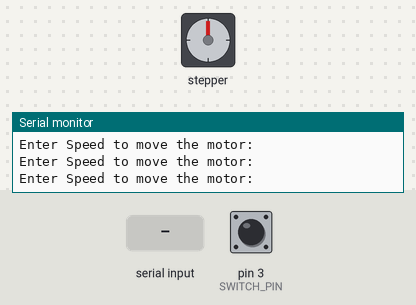
This sketch was run on a simulated Arduino Uno, built with avr-gcc and run on an emulated ATmega328P. On the bench: stepper motor, the last lines printed to the serial monitor. Wiring (inferred from the names in the program): stepper motor (200 steps per turn assumed): coils pin 10, pin 11, pin 12, pin 13. The test bench sets the inputs (shaded band); at power-on: pin 3 (SWITCH_PIN) HIGH.

Above: at 1.2 s.
1.3 s: "1\n" received over Serial
At 3.59 s:
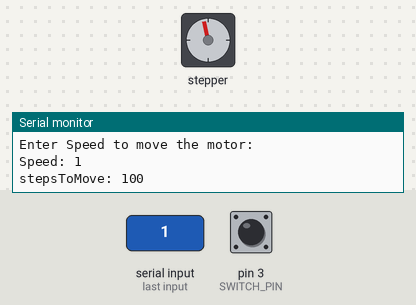
4.3 s: pin 3 (SWITCH_PIN) pulled LOW for 0.15 s
At 6.29 s:
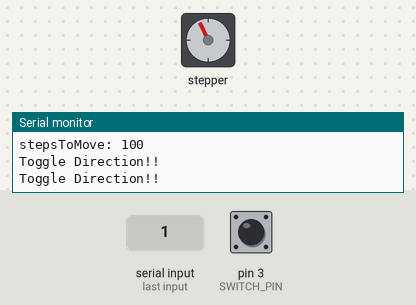
7.4 s: pin 3 (SWITCH_PIN) pulled LOW for 1 s
At 10.79 s:
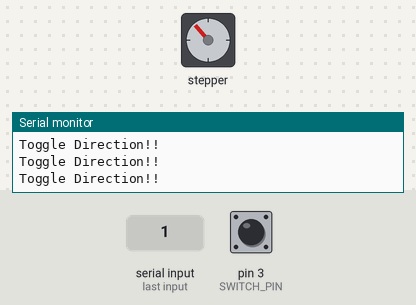
11.4 s: pin 3 (SWITCH_PIN) pulled LOW for 3.2 s
Timing chart, 0 to 22.3 s (numbered marks = the images above; inputs shaded):
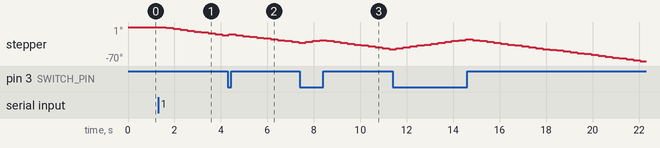

The sketch:

main.ino
```cpp
/**
 * @author Mostafa Wael
 * @brief
 * Controlling a uniploar stepper motor with 200 steps per revolution (SPR).
 * get Speed form the serial monitor.
 * get Direction from the switch.
 * get Steps from the potentiometer.
 * @details
 * In the code I'm not using the stepper library as it causes unnecessary overhead.
 * Instead, I'm dealing with the motor directly.
 */
//*********************************************
// related to the switch and motor's direction.
#define SWITCH_PIN 3
int Direction = 0; // decide the direction of the motor from the switch (initial value is 0 -clock wise-)
//*********************************************
// related to the potentiometer and motor's number of steps.
#define POTENTIOMETER_PIN A0
unsigned int stepsToMove;
//*********************************************
// related to the motor's movement
#define MOTOR_PIN_1 10 // A+
#define MOTOR_PIN_2 11 // A-
#define MOTOR_PIN_3 12 // B+
#define MOTOR_PIN_4 13 // B-
#define stepsPerRevolution 200  // total number of steps the motor can due per revolution (motor charactristic)
int currentStep = 0;            // motor's current step (position)
unsigned long stepDelay;        // delay between steps
unsigned long lastStepTime = 0; // time stamp in us of the last step taken
long Speed = 10;                // decide the speed (RPM) of the motor from the potentiometer, initial value is 10
//*********************************************
void setup()
{
  Serial.begin(9600); // Inisialize the serial to do the monitoring
  Serial.println("Configure motor's pins...");
  pinMode(MOTOR_PIN_1, OUTPUT);
  pinMode(MOTOR_PIN_2, OUTPUT);
  pinMode(MOTOR_PIN_3, OUTPUT);
  pinMode(MOTOR_PIN_4, OUTPUT);
  Serial.println("Configure the switch...");
  pinMode(SWITCH_PIN, INPUT_PULLUP);
  attachInterrupt(digitalPinToInterrupt(SWITCH_PIN), toggleDirection, CHANGE); // use interrupt to avoid polling (pin 2 or 3 only)
}
//*********************************************
void loop()
{
  Serial.println("Enter Speed to move the motor:");
  if (Serial.available())
  {
    // set speed
    Speed = Serial.parseInt(); // read serial as int variable
    setSpeed(Speed);
    Serial.print("Speed: ");
    Serial.println(Speed);
    // set steps to move
    stepsToMove = map(analogRead(POTENTIOMETER_PIN), 0, 1024, 0, stepsPerRevolution); // map the analog values to the number of steps the motor can take per revolution
    Serial.print("stepsToMove: ");
    Serial.println(stepsToMove);
    makeStep(stepsToMove);
    // set direction
    Serial.print("Direction: ");
    Serial.println(Direction);
  }
  // add a delay just to show the motor's movement, it's not good to add a delay and there are way more options but, it's acceptable here for the sake of testing
  // delay(2000);
}
//*********************************************
/**
 * @brief This function is called when the value of the switch changes using an interrupt to avoid polling,
 * it is responsible for toggling the durection of motor's movement
 *
 * @return void
 *
 */
void toggleDirection()
{
  Serial.println("Toggle Direction!!");
  Direction ^= 1; // toggle direction
}
//*********************************************
/**
 * @brief This function is responsibel for seting the speed of the motor by setting the proper delay,
 *  using an equation that was taken from the arduino refernce
 *
 * @param rpm which is the number of revolution per minute
 *
 * @return void
 */
//*********************************************
void setSpeed(unsigned long rpm)
{
  stepDelay = 60L * 1000L * 1000L / stepsPerRevolution / rpm;
}
//*********************************************
/**
 * @brief this function is responsible for moving the motor by passing the number of steps to move
 *
 * @param stepsToMove number of steps to move
 *
 * @return void
 */
//*********************************************
void makeStep(int stepsToMove) // number of steps to make
{
  while (stepsToMove) // while there are steps left
  {
    unsigned long now = micros(); // get the new time

    if (now - lastStepTime >= stepDelay) // leave a stepDelay time stamp between each two steps
    {
      lastStepTime = now; // get the timeStamp of when you stepped
      // increment or decrement depending on direction
      if (currentStep == 0) // check for the boundaries
        currentStep = stepsPerRevolution;

      currentStep += -1 + Direction * 2; // increment if Direction == 1, decrement if Direction == 0, use the equation to achieve branchless programming

      if (currentStep == stepsPerRevolution) // check for the boundaries
        currentStep = 0;

      // decrement the steps left
      stepsToMove--;
      // step(move) the motor to step number 0, 1, 2, 3
      stepMotor(currentStep % 4);
    }
  }
}
//*********************************************
/**
 * @brief this function is responsible for moving the motor
 *
 * @param thisStep the value of the currentStep, since the it's a four wired motor, it has 4 type sof steps
 *
 * @return void
 */
void stepMotor(int thisStep)
{
  switch (thisStep)
  {
  case 0: // 1010
    digitalWrite(MOTOR_PIN_1, HIGH);
    digitalWrite(MOTOR_PIN_2, LOW);
    digitalWrite(MOTOR_PIN_3, HIGH);
    digitalWrite(MOTOR_PIN_4, LOW);
    break;
  case 1: // 0110
    digitalWrite(MOTOR_PIN_1, LOW);
    digitalWrite(MOTOR_PIN_2, HIGH);
    digitalWrite(MOTOR_PIN_3, HIGH);
    digitalWrite(MOTOR_PIN_4, LOW);
    break;
  case 2: //0101
    digitalWrite(MOTOR_PIN_1, LOW);
    digitalWrite(MOTOR_PIN_2, HIGH);
    digitalWrite(MOTOR_PIN_3, LOW);
    digitalWrite(MOTOR_PIN_4, HIGH);
    break;
  case 3: //1001
    digitalWrite(MOTOR_PIN_1, HIGH);
    digitalWrite(MOTOR_PIN_2, LOW);
    digitalWrite(MOTOR_PIN_3, LOW);
    digitalWrite(MOTOR_PIN_4, HIGH);
    break;
  }
}
```

Measured:
- after the input at 1.3 s, stepper: keeps turning counter-clockwise at about 7°/s, starting after 0.35 s
